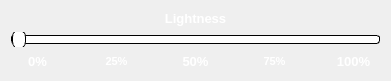
  <widget class="QGroupBox" name="SliderBD">
   <property name="geometry">
    <rect>
     <x>1010</x>
     <y>490</y>
     <width>391</width>
     <height>81</height>
    </rect>
   </property>
   <property name="styleSheet">
    <string notr="true">border: none;</string>
   </property>
   <property name="title">
    <string/>
   </property>
   <layout class="QVBoxLayout" name="verticalLayout_4">
    <item>
     <widget class="QLabel" name="Lightness">
      <property name="text">
       <string>&lt;html&gt;&lt;head/&gt;&lt;body&gt;&lt;p align=&quot;center&quot;&gt;&lt;span style=&quot; font-size:10pt; font-weight:700; color:#ffffff;&quot;&gt;Lightness&lt;/span&gt;&lt;/p&gt;&lt;/body&gt;&lt;/html&gt;</string>
      </property>
     </widget>
    </item>
    <item>
     <layout class="QVBoxLayout" name="verticalLayout_2">
      <item>
       <widget class="QSlider" name="horizontalSlider">
        <property name="styleSheet">
         <string notr="true">QSlider::groove:horizontal {
border: 1px solid ;
background: white;
height: 7px;
border-radius: 3px;
}

QSlider::handle:horizontal {
background: white;
border: 1px solid ;
width: 12px;
margin-top: -6px;
margin-bottom: -6px;
border-radius: 7px;
}</string>
        </property>
        <property name="maximum">
         <number>100</number>
        </property>
        <property name="orientation">
         <enum>Qt::Horizontal</enum>
        </property>
       </widget>
      </item>
      <item>
       <layout class="QHBoxLayout" name="horizontalLayout">
        <item>
         <widget class="QLabel" name="zeropercent">
          <property name="text">
           <string>&lt;html&gt;&lt;head/&gt;&lt;body&gt;&lt;p align=&quot;center&quot;&gt;&lt;span style=&quot; font-size:10pt; font-weight:700; color:#ffffff;&quot;&gt;0%&lt;/span&gt;&lt;/p&gt;&lt;/body&gt;&lt;/html&gt;</string>
          </property>
         </widget>
        </item>
        <item>
         <spacer name="verticalSpacer">
          <property name="orientation">
           <enum>Qt::Vertical</enum>
          </property>
          <property name="sizeHint" stdset="0">
           <size>
            <width>20</width>
            <height>40</height>
           </size>
          </property>
         </spacer>
        </item>
        <item>
         <widget class="QLabel" name="TwinPercet">
          <property name="text">
           <string>&lt;html&gt;&lt;head/&gt;&lt;body&gt;&lt;p align=&quot;center&quot;&gt;&lt;span style=&quot; font-size:8pt; font-weight:700; color:#ffffff;&quot;&gt;25%&lt;/span&gt;&lt;/p&gt;&lt;/body&gt;&lt;/html&gt;</string>
          </property>
         </widget>
        </item>
        <item>
         <spacer name="verticalSpacer_2">
          <property name="orientation">
           <enum>Qt::Vertical</enum>
          </property>
          <property name="sizeHint" stdset="0">
           <size>
            <width>20</width>
            <height>40</height>
           </size>
          </property>
         </spacer>
        </item>
        <item>
         <widget class="QLabel" name="fiftypercent">
          <property name="text">
           <string>&lt;html&gt;&lt;head/&gt;&lt;body&gt;&lt;p align=&quot;center&quot;&gt;&lt;span style=&quot; font-size:10pt; font-weight:700; color:#ffffff;&quot;&gt;50%&lt;/span&gt;&lt;/p&gt;&lt;/body&gt;&lt;/html&gt;</string>
          </property>
         </widget>
        </item>
        <item>
         <spacer name="verticalSpacer_4">
          <property name="orientation">
           <enum>Qt::Vertical</enum>
          </property>
          <property name="sizeHint" stdset="0">
           <size>
            <width>20</width>
            <height>40</height>
           </size>
          </property>
         </spacer>
        </item>
        <item>
         <widget class="QLabel" name="sevpercent">
          <property name="text">
           <string>&lt;html&gt;&lt;head/&gt;&lt;body&gt;&lt;p align=&quot;center&quot;&gt;&lt;span style=&quot; font-size:8pt; font-weight:700; color:#ffffff;&quot;&gt;75%&lt;/span&gt;&lt;/p&gt;&lt;/body&gt;&lt;/html&gt;</string>
          </property>
         </widget>
        </item>
        <item>
         <spacer name="verticalSpacer_3">
          <property name="orientation">
           <enum>Qt::Vertical</enum>
          </property>
          <property name="sizeHint" stdset="0">
           <size>
            <width>20</width>
            <height>40</height>
           </size>
          </property>
         </spacer>
        </item>
        <item>
         <widget class="QLabel" name="hunpercent">
          <property name="text">
           <string>&lt;html&gt;&lt;head/&gt;&lt;body&gt;&lt;p align=&quot;center&quot;&gt;&lt;span style=&quot; font-size:10pt; font-weight:700; color:#ffffff;&quot;&gt;100%&lt;/span&gt;&lt;/p&gt;&lt;/body&gt;&lt;/html&gt;</string>
          </property>
         </widget>
        </item>
       </layout>
      </item>
     </layout>
    </item>
   </layout>
  </widget>
